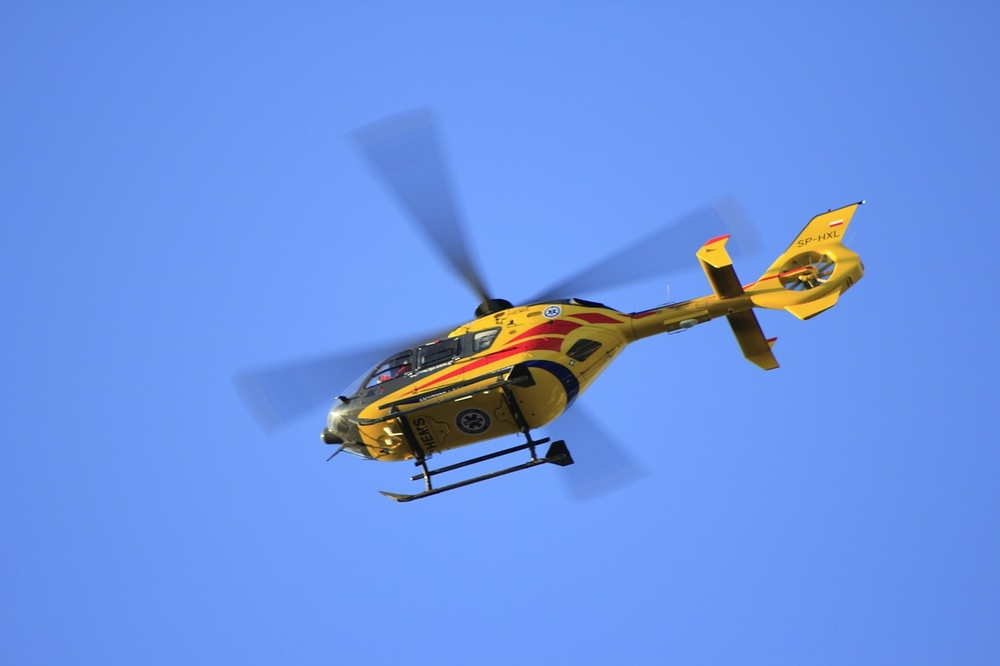
#> input picture Dosyalar/heli.jpg, 1000 x 666 px, shrunk from 1280 x 853 before the run, found by its file name
$ python openCv-10_Histogram.py
#> lines starting #> are read from the running program, lines starting #| are printed output that depends on the picture; after the words box and inside, x2 and y2 are one past the last pixel; in counts of white or black regions, pixels touching at a corner belong together
# -*- coding: utf-8 -*-
"""
Created on Sun Apr  5 13:14:00 2020

@author: tdenizgez
"""


import cv2
import numpy as np
from matplotlib import pyplot as plt


img = np.zeros((500,500),np.uint8)
cv2.rectangle(img, (50,50), (250,250), (255,255,255),-1)
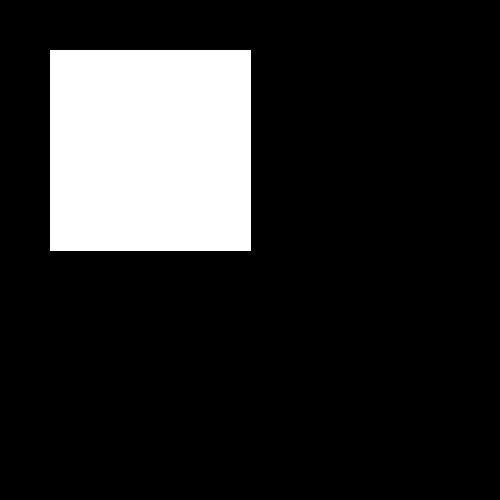
#> img: shape (500, 500); 16.2% white; 1 white region, box (x1, y1, x2, y2) and area: (50, 50, 251, 251) 40401
cv2.imshow("img",img)

"""
ravel() fonksiyonu görüntü matrisi tek bir satıra dökmektedir.
böylece görüntünün hsitoramını çizebiliyoruz.
"""
#plt.hist(img.ravel(),256,[0,256])
#plt.show()


image = cv2.imread("C:\\Users\\tdenizgez\\Desktop\\OpenCv\\Dosyalar\\heli.jpg")
#> image is the input picture: shape (666, 1000, 3); mean B, G, R 228.3, 147, 107.5
blue = image[:,:,0]
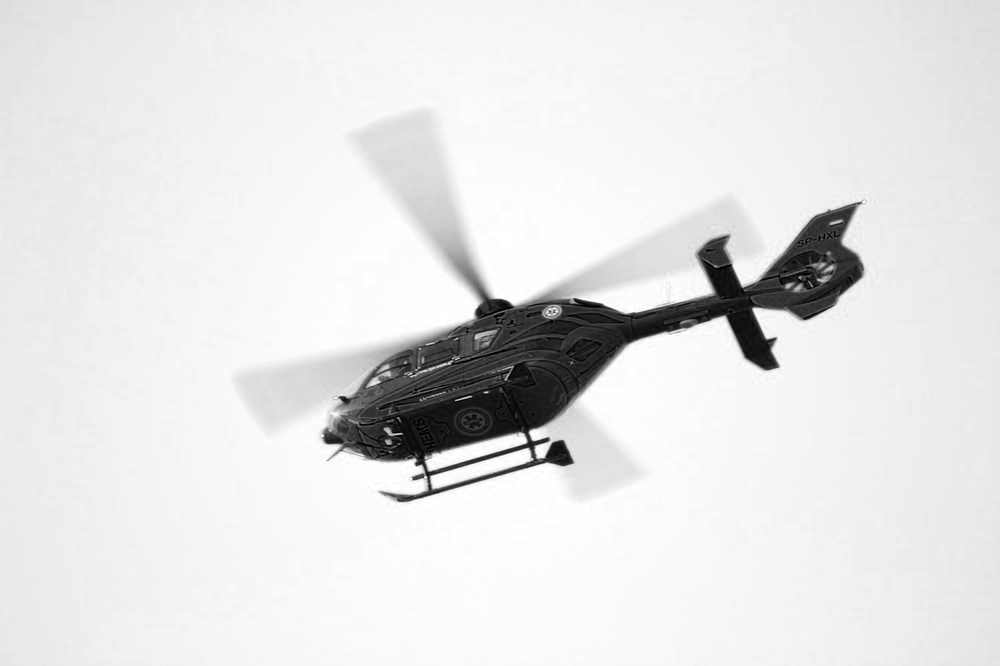
#> blue: shape (666, 1000); min 0, max 255, mean 228.3
green = image[:,:,1]
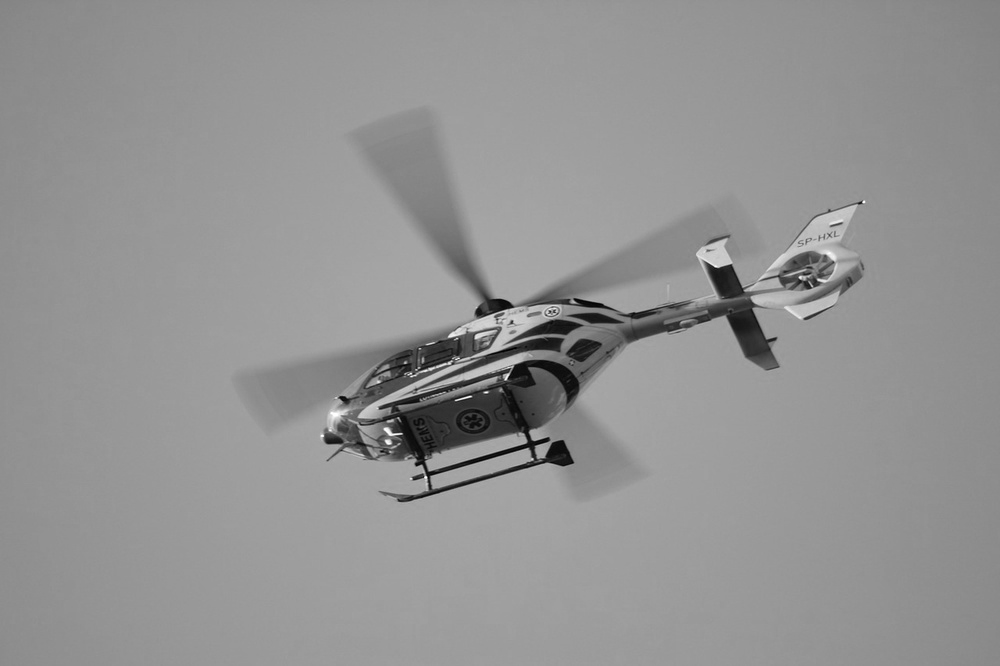
#> green: shape (666, 1000); min 0, max 255, mean 147
red = image[:,:,2]
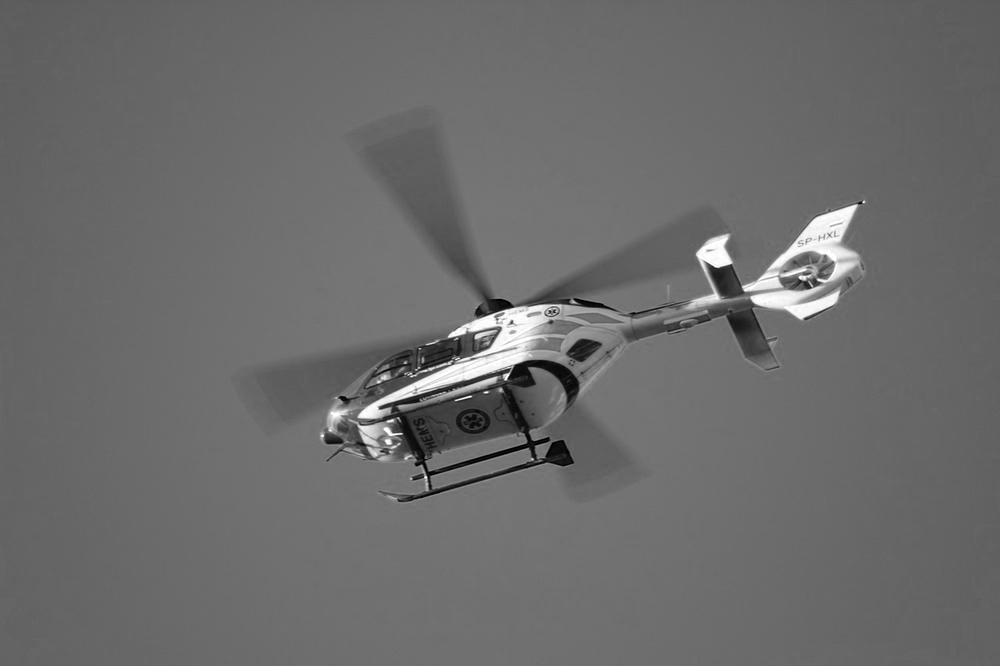
#> red: shape (666, 1000); min 0, max 255, mean 107.5
# r,g,b degerlerini almak icin b,g,r = cv2.split(img) de kullanılabilir
plt.hist(blue.ravel(),256,[0,256])
plt.hist(green.ravel(),256,[0,256])
plt.hist(red.ravel(),256,[0,256])
plt.show


cv2.waitKey()
cv2.destroyAllWindows()
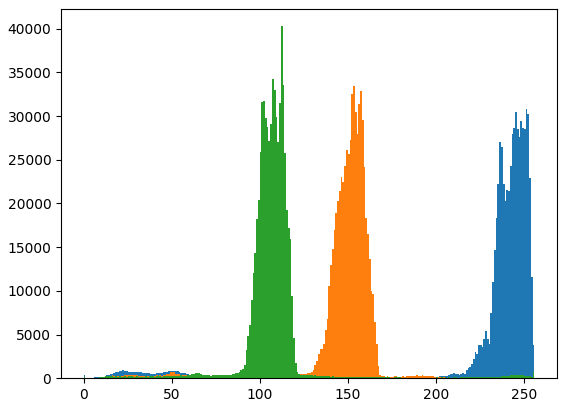
#> figure drawn by matplotlib, 1 panel; tallest bar 30759 high, from x = 251 to 252; tallest bar 33487 high, from x = 153 to 154; tallest bar 40289 high, from x = 112 to 113
